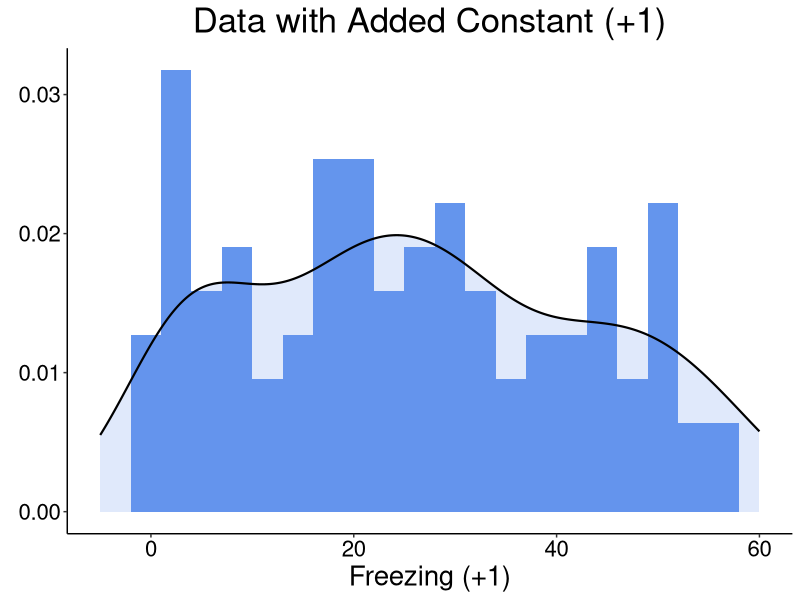
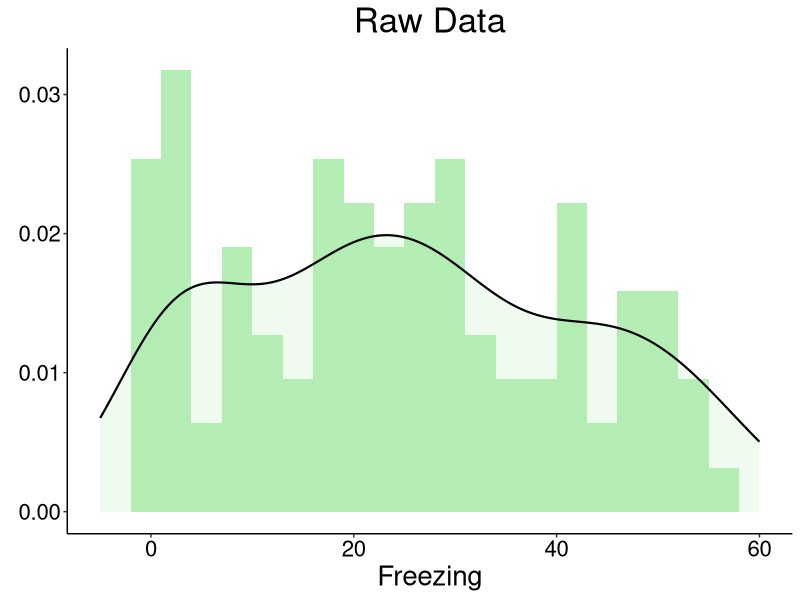
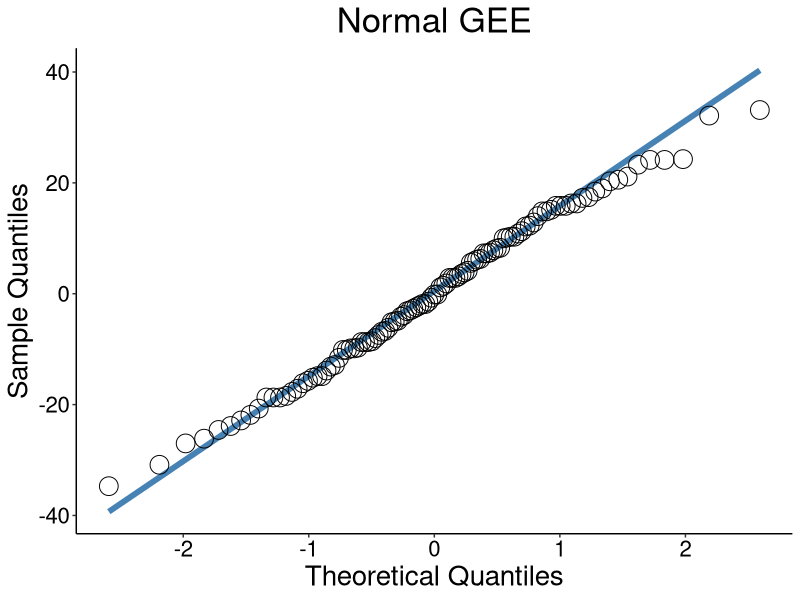
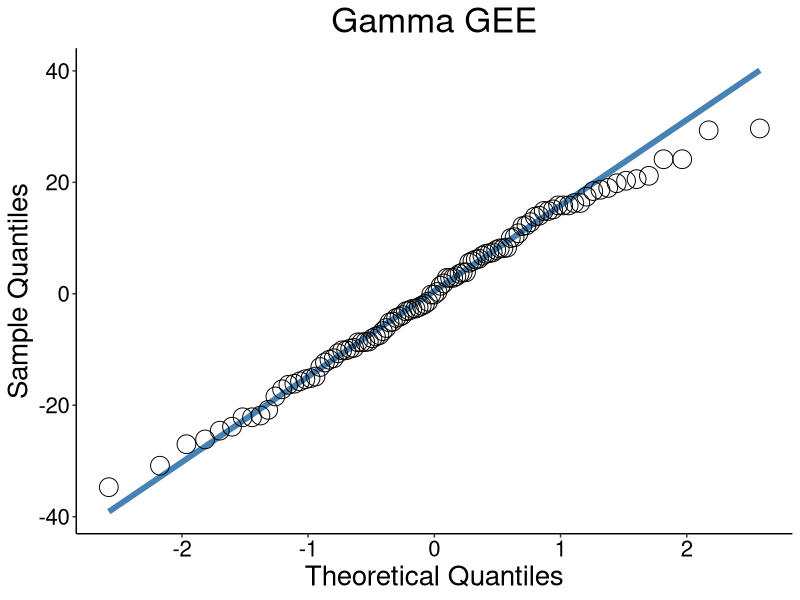
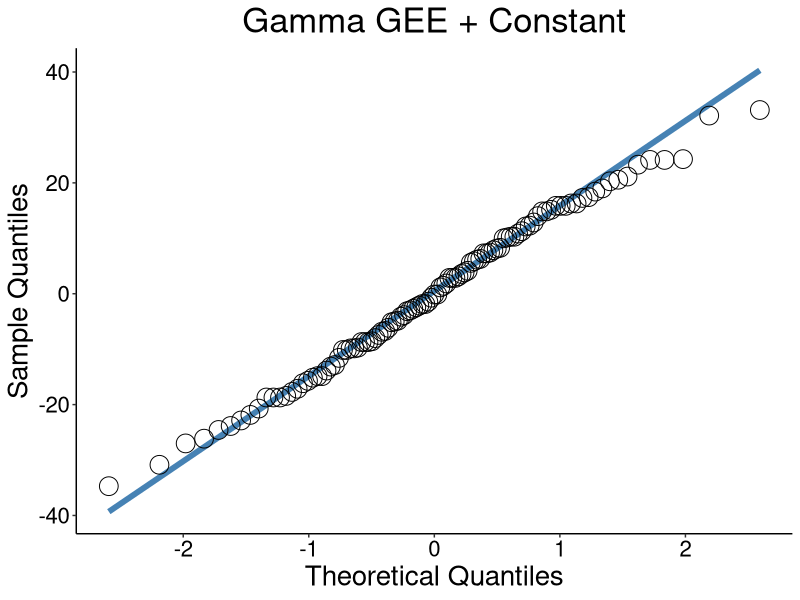

The R script that drew these images, in order:
#---- R Packages Needed ------------------
rm(list=ls()) #Clears all objects from the workspace
if(!require(geepack))install.packages("geepack")
if(!require(ggplot2))install.packages("ggplot2")
if(!require(readr))install.packages("readr")
if(!require(tidyr))install.packages("tidyr")
if(!require(dplyr))install.packages("dplyr")
if(!require(emmeans))install.packages("emmeans")

#--------------------------------------------------------------------------------#
#-----------------Database Creation----------------------------------------------#
#--------------------------------------------------------------------------------#
#The database is also available in wide and long formats in TODD (LINK).
#Variables:
#Id - Identification of animals (21 levels)
#Group - Experimental groups (3 levels)
#Time - Time of test, minute by minute (5 levels)
#Freezing - Time spent in freezing behavior.
#Freezing_Constant - Same as "Freezing", but with a constant of +1 added to each observation to avoid non-positive values in the database (i.e.,)
Table = ("Id	Group	Time	Freezing	Freezing_Constant
1	3	1	27	28
1	3	2	34	35
1	3	3	18	19
1	3	4	28	29
1	3	5	5	6
2	2	1	17	18
2	2	2	53	54
2	2	3	15	16
2	2	4	19	20
2	2	5	11	12
3	1	1	8	9
3	1	2	15	16
3	1	3	4	5
3	1	4	8	9
3	1	5	4	5
4	2	1	30	31
4	2	2	26	27
4	2	3	43	44
4	2	4	56	57
4	2	5	29	30
5	1	1	21	22
5	1	2	24	25
5	1	3	23	24
5	1	4	32	33
5	1	5	13	14
6	3	1	1	2
6	3	2	2	3
6	3	3	0	1
6	3	4	2	3
6	3	5	0	1
7	3	1	18	19
7	3	2	20	21
7	3	3	30	31
7	3	4	38	39
7	3	5	47	48
8	2	1	27	28
8	2	2	7	8
8	2	3	4	5
8	2	4	0	1
8	2	5	4	5
9	1	1	50	51
9	1	2	51	52
9	1	3	59	60
9	1	4	50	51
9	1	5	59	60
10	3	1	2	3
10	3	2	21	22
10	3	3	10	11
10	3	4	2	3
10	3	5	2	3
11	3	1	2	3
11	3	2	1	2
11	3	3	1	2
11	3	4	0	1
11	3	5	1	2
12	1	1	24	25
12	1	2	37	38
12	1	3	32	33
12	1	4	21	22
12	1	5	25	26
13	2	1	12	13
13	2	2	31	32
13	2	3	20	21
13	2	4	16	17
13	2	5	9	10
14	1	1	51	52
14	1	2	49	50
14	1	3	55	56
14	1	4	49	50
14	1	5	59	60
15	3	1	8	9
15	3	2	31	32
15	3	3	29	30
15	3	4	44	45
15	3	5	36	37
16	3	1	17	18
16	3	2	18	19
16	3	3	43	44
16	3	4	31	32
16	3	5	13	14
17	1	1	34	35
17	1	2	42	43
17	1	3	47	48
17	1	4	42	43
17	1	5	43	44
18	2	1	23	24
18	2	2	29	30
18	2	3	28	29
18	2	4	18	19
18	2	5	18	19
19	1	1	40	41
19	1	2	54	55
19	1	3	51	52
19	1	4	37	38
19	1	5	41	42
20	2	1	43	44
20	2	2	44	45
20	2	3	21	22
20	2	4	24	25
20	2	5	8	9
21	2	1	38	39
21	2	2	48	49
21	2	3	26	27
21	2	4	27	28
21	2	5	20	21
")

#-------Database as an data.frame object--------------------------#
DB = read.table(textConnection(Table), header=TRUE, na.string = "NA")

#Transforming variables into factors
DB$Group = as.factor(DB$Group)
DB$Time = as.factor(DB$Time)
DB$Id = as.factor(DB$Id)

#Naming the levels of Groups and Time Variables
levels(DB$Group) = c("Saline", "Muscimol", "AP5")
levels(DB$Time) = c("Min_01","Min_02","Min_03","Min_04","Min_05")

str(DB) #Overview of the finalized database.

#--------------------------------------------------------------------------------#
#Creating Figure 1 - Density plot, histogram, and descriptive statistics---------#
#--------------------------------------------------------------------------------#

#Freezing with constant - Histogram and density plot
Plot_D1 <- 
        ggplot(DB, aes(x = Freezing_Constant)) + 
        geom_histogram(aes(y = ..density..), fill = "cornflowerblue", binwidth = 3, boundary = 1) +
        geom_density(alpha = .2, fill = "cornflowerblue", position = "stack", size = 0.75) +
        xlim(-5, 60) +
        ggtitle("Data with Added Constant (+1)") +
        labs (x = "Freezing (+1)", y = element_blank() ) +
        theme_classic() +
        theme(plot.title = element_text(hjust = 0.5, size = 25), 
              text = element_text(size = 20), 
              axis.text = element_text(colour = "#000000")) +
        guides(fill = "none")
Plot_D1
#Freezing with constant - Descriptive statistics
paste("Data with Added Constant: ",
      "Mean = ", mean(DB$Freezing_Constant), 
      "Std. Error = ", sd(DB$Freezing)/sqrt(length(DB$Freezing_Constant)),
      "N = ", length(DB$Freezing_Constant)
)

#Freezing - Histogram and density plot
Plot_D2 <- 
        ggplot(DB, aes(x = Freezing)) + 
        geom_histogram(aes(y = ..density..), fill = "darkseagreen2", binwidth = 3, boundary = 1) +
        geom_density(alpha = .2, fill = "darkseagreen2", position = "stack", size = 0.75) +
        xlim(-5, 60) +
        ggtitle("Raw Data") +
        labs (x = "Freezing", y = element_blank() ) +
        theme_classic() +
                theme(plot.title = element_text(hjust = 0.5, size = 25), 
                text = element_text(size = 20),
        axis.text = element_text(colour = "#000000")) +
        guides(fill = "none")
Plot_D2
#Freezing - Descriptive statistics
paste("Raw Data: ",
      "Mean = ", mean(DB$Freezing), 
      "Std. Error = ", sd(DB$Freezing)/sqrt(length(DB$Freezing)),
      "N = ", length(DB$Freezing)
)

#--------------------------------------------------------------------------------#
#---------Data Analysis----------------------------------------------------------#
#--------------------------------------------------------------------------------#

#-------Creating the formulas used in the analysis-------------------------------#
F1 <- formula(Freezing ~ Time * Group + Error(Id/(Time*Group))) #Formula for repeated measure Anova (rmANOVA)
F2 <- formula(Freezing ~ Group + Time + Time*Group) #Formula for GEE
F3 <- formula(Freezing_Constant ~ Group + Time + Time*Group) #Formula for GEE with Freezing with a constant (+1) added 
#Dependent Variable: Freezing or Freezing with constant.
# Independent variables: Time, Group and Interaction between Time and Group

#--------Model 1 - Repeated Measure ANOVA (rmANOVA)-------------------------------#
Model01_rmANOVA <- aov(F1, data = DB)
        
        summary(Model01_rmANOVA) #ANOVA table
        coef(Model01_rmANOVA) #ANOVA coefficients

#------- Model 2 - Gee with Normal distribution --------------------------------------#
#Link Function: Identity
#Correlation structure: Unstructured
Model02_geeNORMAL <- geeglm(F2, data = DB, id = Id, family = gaussian("identity"), corstr = "unstructured", )
        anova(Model02_geeNORMAL) #GEE main effects (Wald Statistics)
        summary(Model02_geeNORMAL) #GEE table
        QIC(Model02_geeNORMAL) #QIC values for the model
        
        #Residual Analysis - Q-Q Plot and Normality test (Shapiro-Wilk)    
        Model02_R <- Model02_geeNORMAL$residuals #Residuals for the model
        shapiro.test(Model02_R) #Shapiro-Wilk test
        
        Model02_R_Plot <- # Q-Q plot
                ggplot(mapping = aes(sample = Model02_R)) +
                stat_qq_line (size = 2, col = "steelblue") +
                stat_qq(pch = 1, size = 6) +
                ggtitle("Normal GEE") +
                labs (x = "Theoretical Quantiles", y = "Sample Quantiles" ) +
                theme_classic() +
                theme(plot.title = element_text(hjust = 0.5, size = 25),
                      text = element_text(size = 20),
                      axis.text = element_text(colour = "#000000")) +
                guides(fill = "none")
        Model02_R_Plot
        
        #Descriptive data (Table 2 of the manuscript) with Mean and Standard Error for the Interaction Time*Group
        Model02_desc <- emmeans(Model02_geeNORMAL, ~ Time|Group, type = "response")
        Model02_desc 
        
        
#------- Model 3 - Gee with Gamma distribution --------------------------------------#
#Link Function: Identity
#Correlation structure: Unstructured
#The Gamma distribution only allows positive values; therefore, excluded the cases (i.e., lines) with any value = 0.

DB_onlyPositive <- filter_if(DB, is.numeric, all_vars((.) != 0)) #Exclude from the database cases with values = 0

Model03_geeGAMMA1 = geeglm(F2, data = DB_onlyPositive, id = Id, family = Gamma("identity"), corstr = "unstructured")
        anova(Model03_geeGAMMA1)
        summary(Model03_geeGAMMA1)
        QIC(Model03_geeGAMMA1)
        
        #Residual Analysis - Q-Q Plot and Normality test (Shapiro-Wilk)    
        Model03_R <- Model03_geeGAMMA1$residuals
        shapiro.test(Model03_R)
        
        Model03_R_Plot <- 
                ggplot(mapping = aes(sample = Model03_R)) +
                stat_qq_line (size = 2, col = "steelblue") +
                stat_qq(pch = 1, size = 6) +
                ggtitle("Gamma GEE") +
                labs (x = "Theoretical Quantiles", y = "Sample Quantiles" ) +
                theme_classic() +
                theme(plot.title = element_text(hjust = 0.5, size = 25),
                      text = element_text(size = 20),
                      axis.text = element_text(colour = "#000000")) +
                guides(fill = "none")
        Model03_R_Plot
        
        Model03_desc <- emmeans(Model03_geeGAMMA1, ~ Time|Group, type = "response")
        Model03_desc 

#------- Model 4 - Gee with Gamma distribution with constant added --------------------------------------#
#Link Function: Identity
#Correlation structure: Unstructured
#Instead of excluding cases with 0, it is possible to add a constant (e.g., +1) in the dependent variable to avoid values = 0.
Model04_geeGAMMAc = geeglm(F3, data = DB, id = Id, family = Gamma("identity"), corstr = "unstructured")
        anova(Model04_geeGAMMAc)
        summary(Model04_geeGAMMAc)
        QIC(Model04_geeGAMMAc)
        
        #Residual Analysis - Q-Q Plot and Normality test (Shapiro-Wilk)    
        Model04_R <- Model04_geeGAMMAc$residuals
        shapiro.test(Model04_R)
        
        Model04_R_Plot <- 
                ggplot(mapping = aes(sample = Model04_R)) +
                stat_qq_line (size = 2, col = "steelblue") +
                stat_qq(pch = 1, size = 6) +
                ggtitle("Gamma GEE + Constant") +
                labs (x = "Theoretical Quantiles", y = "Sample Quantiles" ) +
                theme_classic() +
                theme(plot.title = element_text(hjust = 0.5, size = 25),
                      text = element_text(size = 20),
                      axis.text = element_text(colour = "#000000")) +
                guides(fill = "none")
        Model04_R_Plot
        
        Model04_desc <- emmeans(Model04_geeGAMMAc, ~ Time|Group, type = "response")
        Model04_desc 
